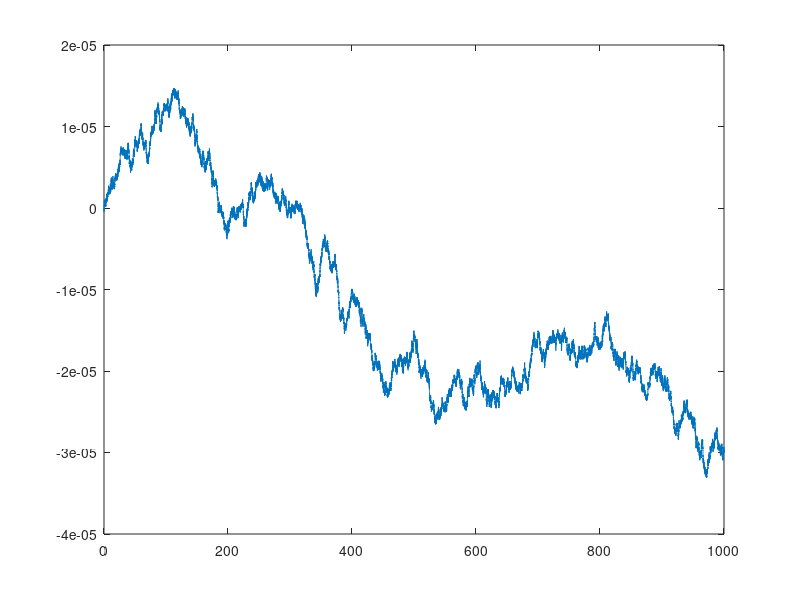

The MATLAB script that drew this image: (Note: this script raises an error after producing the figure.)
%%
dt = .01 ; % time step
time = (1:100000) * dt   ;  % time array 
N = length( time ) ; % size of time data array 
%%
% defining constnats 
n = 1e-3 ; a = 1e-6 ; T = 300 ; kb = 1.38e-23 ; 
coef = 6 * pi * n * a ; D = kb * T / coef ; 

dx = sqrt( 2 * D * dt ) .* randn( N , 1 ) ; % Normal displacements samples 
%%
plot( time , dx )
xlabel('Time in sec')
ylabel('dx in m')
title('particle disaplcement from $t$ to $t + \mathrm{d}t$ ')
%%
x = cumsum( dx ); % Net displacement in the x axis
%%
plot( time , x )
xlabel('Time (sec)', Interpreter='latex')
ylabel('X (m)' , Interpreter= 'latex')
title('X Position vs Time ' , Interpreter= 'latex')
%%

set(0,'defaulttextInterpreter','latex')

dy = sqrt( 2 * D * dt ) .* randn( N , 1 ) ; 
y = cumsum( dy ); 


%%
clf ; 
plot( x , y ); 
xlabel("$x$ position (m)")
ylabel("$y$ position (m)")
title("Brownian Particel Trajectory")
%%

rsq = x.^2 + y.^2 ; % net displacement from the origin

%%
plot( time , rsq )
xlabel("Time (sec)")
ylabel(" $|r^2|$ ($m^2$)")
title("Net Displacement squared from the origin vs time ")
%%

pcount = 5 ; % we repeat the above for 20 particles  
particle = {} ; % empty list for storing the data 
for i = 1:pcount 
    particle{i} = struct(); 
    particle{i}.dx = sqrt( 2 * D * dt ) .*randn( N , 1 ); 
    particle{i}.dy = sqrt( 2 * D * dt ) .*randn( N , 1 ); 
    particle{i}.x = cumsum( particle{i}.dx); 
    particle{i}.y = cumsum( particle{i}.dy);
    particle{i}.rsq = particle{i}.x.^2 + particle{i}.y.^2 ; 
end 

%%
clf ; hold on ; 
for i = 1 : pcount 
    plot( time , particle{i}.x )
end 
xlabel('Time (sec)')
ylabel('X displacement ($m$)')
title("Displacement in the X-Direction vs Time for 20 Particles")
hold off ; 
%%

clf ; hold on ; 
for i = 1:pcount
    plot( particle{i}.x , particle{i}.y )
end 
xlabel('X position ($m$)')
ylabel('Y position ($m$)')
title('Trajectory for 20 Brownian Particles')

%%
clf ; hold on ; 
rsq_mean = zeros( N , 1 ); 
for i = 1:pcount 
    plot( time , particle{i}.rsq )
    rsq_mean = rsq_mean + particle{i}.rsq ; 
end
plot( time , rsq_mean / pcount  , 'color' , 'k' , 'LineWidth', 2 )
xlabel('Time (sec)')
ylabel("$|r^2|$")
title("Net displacement squared for 20 particels")
hold off ; 

%%
beta = xcorr( particle{1}.dx , 'coeff'); 
beta = beta( ( length(beta) + 1)/2 : end );
%%
clf ;  
plot( time , beta)
xlabel('Time Lag ($\tau$)')
ylabel('$ \langle \Delta x( t + \tau) \Delta x(t)  \rangle $ ')
title('Autocorrelation of Particle 1')
%%

beta = xcorr( particle{1}.dx , particle{1}.dy , 'coeff'); 
beta = beta( ( length(beta) + 1)/2 : end ); 
%%
clf ; 
plot( time , beta)
xlabel('Time Lag ($\tau$)')
ylabel('$ \langle \Delta x( t + \tau) \Delta y(t)  \rangle $ , ($m^2$) ')
title('Crosscorrelation of Particle 1')


rsq_mean = zeros( N , 1 ); 
for i = 1:pcount 
    rsq_mean = rsq_mean + particle{i}.rsq ; 
end
%%
clf ; hold on ; 

plot( time , rsq_mean / pcount  , 'color' , 'k' , 'LineWidth', 3 )
legend( "Mean" ,'AutoUpdate','off')
for i = 1:pcount 
    plot( time , particle{i}.rsq )
end
xlabel('Time (sec)')
ylabel("$|r^2|$ , ($m^2$)")
title("Net displacement squared for 20 particels")
hold off ; 
%%
msdx = zeros( N -1 ,1 ) ;
for i = 1:N-1
    temp =  particle{1}.x( i+1 : end ) - particle{1}.x(1 : end - i  );
    msdx(i) = mean( temp .* temp ) ; 
end
%%
clf ;
loglog( dt * (1: (N-1) ) , msdx )
title("Mean square displacement in the x direction for particle 1 in LogLog scale")
ylabel(' $\langle (x(t+\tau) - x(t))^2 \rangle$ ($m^2$) ')
xlabel('Time Lag, $\tau$ (sec)')

%%


for i = 1:pcount
    particle{i}.msdx = zeros( N - 1,1 ); 
    particle{i}.msdy = zeros( N - 1,1 );
    particle{i}.msdr = zeros( N - 1,1 );
end
msdx = zeros( N -1 ,1 ); 
msdy = zeros( N -1 ,1 );
msdr = zeros( N -1 ,1 );

for j = 1 : pcount
    for i = 1:N-1
        temp = particle{j}.x( i + 1: end ) - particle{j}.x( 1 : end - i ) ;
        particle{j}.msdx(i) = mean( temp .* temp ); 
        msdx(i) = msdx(i) +  particle{j}.msdx(i);
        temp2 = particle{j}.y( i + 1: end ) - particle{j}.y( 1 : end - i ) ;
        particle{j}.msdy(i) = mean( temp2 .* temp2 );
        msdy(i) = msdy(i) +  particle{j}.msdy(i);
        particle{j}.msdr(i) = mean( temp .* temp + temp2 .* temp2 );
        msdr(i) = msdr(i) + particle{j}.msdr(i) ; 
    end
end
msdx = msdx / pcount ; 

%%
pfit = polyfit( dt *(1:N-1)  , msdx  , 1 ) ; 
array = dt * (1 : N -1 ) ; 
%%
clf;
plot( dt * ( 1:N-1) , msdx  , LineWidth= 3 , Color= 'k' )
hold on 
plot( array  ,  pfit( 1 ) * array  + pfit( 2 ) )
legend( "Mean"  , "Fit" ,'AutoUpdate','off')
for i = 1:pcount
    plot( dt * ( 1:N-1) , particle{i}.msdx )
end

title("Ensemble Averaged Mean square displacement in the x direction for 20 particle in LogLog scale")
ylabel(' $\langle (x(t+\tau) - x(t))^2 \rangle$ ($m^2$) ')
xlabel('Time Lag, $\tau$ (sec) ')
hold off ;

%%
msdy = msdy / pcount ;
%%
pfit = polyfit(dt *(1:N-1),  msdy, 1 ) ; 
array = dt * (1 : N -1) ; 
%%
clf ; 
plot( dt * ( 1:N-1) , msdy  , LineWidth= 3 , Color= 'k' )
hold on 
plot( array , pfit( 1 )* array + pfit(2) , color = 'r' , LineWidth= 3 )
legend( "Mean" , "Linear Fit" ,'AutoUpdate','off')
for i = 1:pcount
    plot( dt * ( 1:N-1 ) , particle{i}.msdy )
end
title("Ensemble Averaged Mean square displacement in the y direction for 20 particle in LogLog scale")
ylabel(' $\langle (y(t+\tau) - y(t))^2 \rangle$ ($m^2$) ')
xlabel('Time Lag, $\tau$ (sec) ')
annotation('textbox',...
    [0.149842271293375 0.660044150110375 0.736908517350157 0.242825607064018],...
    'String',{ append( 'Acctual D = ' , string(D)) , ...
    append('Measured D (Slope)/2 = ' , string( pfit(1)/2)) ... 
    ,append( 'Error = ' , string((pfit(1)/2 - D )*100/D ) , '%' ) },...
    'FitBoxToText','off',...
    'EdgeColor',[1 1 1]);
hold off ;

%%
msdr = msdr / pcount ; 
%%
pfit = polyfit(dt *(1:N-1),  msdr , 1 ) ; 
array = dt * (1 : N -1) ; 
plot( dt*( 1:N-1) , msdr  , LineWidth= 3 , Color= 'k' )
hold on 
plot( array , pfit( 1 )* array + pfit(2) , color = 'r' , LineWidth= 3 )
legend( "Mean" , "Fit" ,'AutoUpdate','off')
for i = 1:pcount
    plot( dt * ( 1:N-1) , particle{i}.msdr )
end
title("Ensemble Averaged Mean square displacement for 20 particle in LogLog scale")
ylabel(' $\langle \Delta r^2  \rangle$ ($m^2$) ')
xlabel('Time Lag, $\tau$ (sec) ')
annotation('textbox',...
    [0.149842271293375 0.660044150110375 0.736908517350157 0.242825607064018],...
    'String',{ append( 'Acctual D = ' , string(D)) , ...
    append('Measured D (Slope)/4 = ' , string( pfit(1)/4)) ... 
    ,append( 'Error = ' , string((pfit(1)/4 - D )*100/D ) , '%' ) },...
    'FitBoxToText','off',...
    'EdgeColor',[1 1 1]);
hold off ; 
%%

loglog( time , rsq_mean /pcount , Color='k' , LineWidth=3)
legend( "Mean" ,'AutoUpdate','off')
hold on 
for i = 1:pcount 
    plot( time , particle{i}.rsq )
end
xlabel('Time (sec)')
ylabel("$|r^2|$ , ($m^2$)")
title("Net displacement squared for 20 particels on LogLog scale ")
%%
clf ; hold on ; 
xsq_mean = zeros( N , 1 ); 
for i = 1:pcount 
    xsq_mean = xsq_mean + particle{i}.x.^2 ; 
end
plot( time , xsq_mean / pcount  , 'color' , 'k' , 'LineWidth', 2 )
legend( "Mean" ,'AutoUpdate','off')
for i = 1:pcount 
    plot( time , particle{i}.x.^2  )
end
xlabel('Time (sec)')
ylabel("$\langle \Delta x^2 \rangle $ ($m^2$)")
title("Net x direction displacement squared for 20 particles")
hold off ; 


clf ;
loglog( time , xsq_mean / pcount  , 'color' , 'k' , 'LineWidth', 2 )
legend( "Mean" ,'AutoUpdate','off')
hold on ; 
for i = 1:pcount 
    plot( time , particle{i}.x.^2  )
end
xlabel('Time (sec)')
ylabel("$\langle \Delta x^2 \rangle $ ($m^2$)")
title("Net x direction displacement squared for 20 particles on LogLog scale")
hold off ; 



clf ; hold on ; 
ysq_mean = zeros( N , 1 ); 
for i = 1:pcount 
    ysq_mean = ysq_mean + particle{i}.y.^2 ; 
end
plot( time , ysq_mean / pcount  , 'color' , 'k' , 'LineWidth', 2 )
legend( "Mean" ,'AutoUpdate','off')
for i = 1:pcount 
    plot( time , particle{i}.y.^2  )
end
xlabel('Time (sec)')
ylabel("$\langle \Delta y^2 \rangle $  ($m^2$)")
title("Net y direction displacement squared for 20 particels")
hold off ;



clf ; 
loglog( time , ysq_mean / pcount  , 'color' , 'k' , 'LineWidth', 2 )
legend( "Mean" ,'AutoUpdate','off')
hold on ; 
for i = 1:pcount 
    plot( time , particle{i}.y.^2  )
end
xlabel('Time (sec)')
ylabel("$\langle \Delta y^2 \rangle $  ($m^2$)")
title("Net y direction displacement squared for 20 particles on LogLog Scale")
hold off ;


%%
beta = xcorr( particle{1}.dx , 'coeff'); 
beta = beta( (length(beta) +1 )/2 : end );
%%

alpha = zeros( N , 1 ) ; 
for i = 1:N 
alpha(i) = mean( particle{1}.dx( 1 : end - i + 1 ) .* particle{1}.dx( i : end )) ;
end
%%

%%
clf; hold on ; 
plot( dt * ( 1: N ) , alpha / max( alpha )  )
plot( dt * ( 1: N ) , beta  )
legend( "My function" , "Xcorr function")
xlabel("Time Lag ($\tau$) (sec)")
ylabel("$ \langle \Delta x (t + \tau ) \Delta x (t) \rangle $ ($m^2$)")
title("Autoorrelation Plot Differance")
hold off ; 
%%

% 
% clf ; hold on ; 
% cor = xcorr( particle{1}.dx , 'coeff'); 
% cor = cor( ( length(cor) + 1)/2 : end ); 
% lis = zeros( N , 1 );
% for i = 1:N 
%     lis(i) = mean( particle{1}.dx( 1 : end - i + 1 ) .* particle{1}.dx( i : end )); 
% end 
% plot( time , lis )
% plot( time , cor)
% legend( 'My Function' , 'xcorr Matlab Function')
% hold off ;



% movie = zeros( N , 1 ); 

% figh = figure('position',[100 100 850 600]); 
% for i = 1:100
%     clf ; hold on ; 
%     for j = 1 : pcount 
%         plot( particle{j}.x( 1 : i ) , particle{j}.y( 1 : i ) )
%     end
%     xlabel('X position ($m$)')
%     ylabel('Y position ($m$)')
%     title('Trajectory for 20 Brownian Particles')
% 
% %     drawnow
% 
%     movie(i) = getframe( figh ); 
% end

% 
% 
% 
% 
% wit = VideoWriter('traj' , 'MPEG-4'); 
% wit.FrameRate = 30 ; 
% open(wit);
% writeVideo( wit , movie ) 
% close(wit)